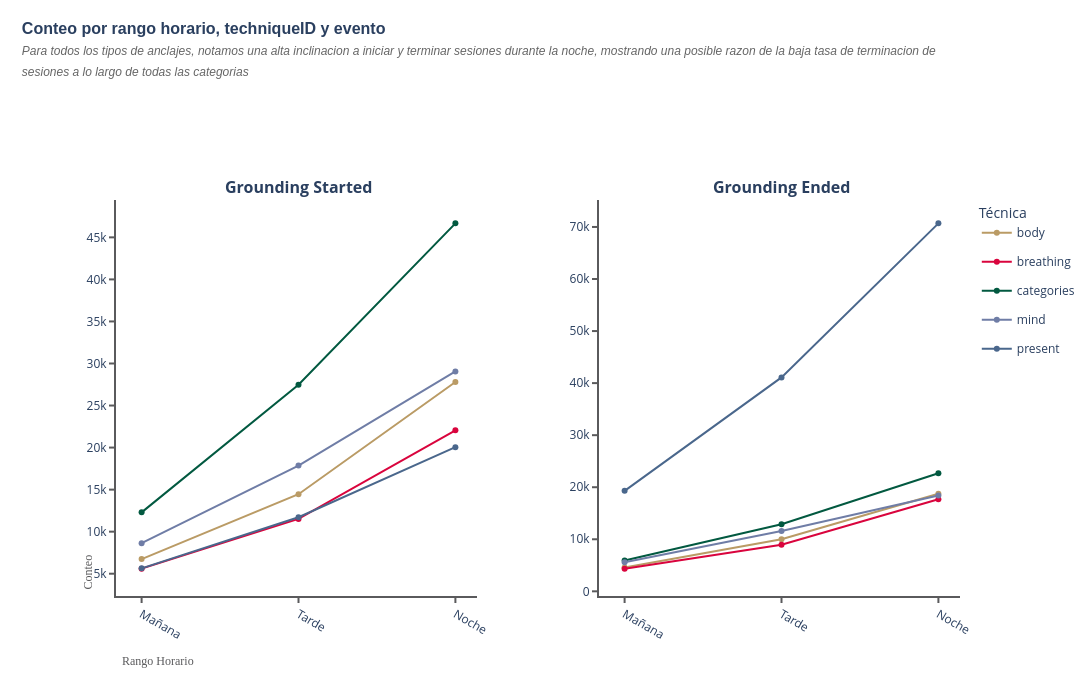

Notebook code for this chart:
### Code cell
#? 5. Exploracion visual de la distribucion de eventos por hora del dia (agregada como manana, tarde o noche) y tipo de evento


#? 5.1 Crear columna time_of_day_range basada en una categorizacion horaria: en este caso vamos a aplicar con un .apply en lugar de una seleccion de tipo numpy dado qeu
#? la cantidad de datos que tenemos no es muy grande y no buscamos velocidad de procesamiento
def categorize_time_of_day(hour):
    if 6 <= hour < 12:
        return 'Mañana'
    elif 12 <= hour < 19:
        return 'Tarde'
    else:
        return 'Noche'

#? 5.2 Creamos la columna en base de un apply a la hora
data_cleaned['time_of_day_range'] = data_cleaned['hora'].apply(categorize_time_of_day)
orden_tiempo = ['Mañana', 'Tarde', 'Noche']


#? 5.3 Definimos una agregacion en base al rango de tiempo del dia junto con technique ID, es decir por cada dia, cada una de las tecnicas.
#? Aplicamos reset_index para eliminar el indice compuesto y convertir todo a columnas
agrupacion_tiempo_tech = (
    data_cleaned.groupby(['time_of_day_range', 'techniqueID'])[['Grounding Started', 'Grounding Ended']]
    .sum()
    .reset_index()
)


#? 5.4 Definimos el area de trabajo
events = ['Grounding Started', 'Grounding Ended']
fig = make_subplots(
    rows=1, cols=2,
    subplot_titles=[f'<b>{e}</b>' for e in events],
    horizontal_spacing=0.15
)

techniques = agrupacion_tiempo_tech['techniqueID'].unique()
shown_legends = set()

#? 5.5 Iteramos sobre todos los eventos
for col_idx, event in enumerate(events, start=1):

    #? 5.5.1 Iteramos sobre todas las tecnicas
    for tech in techniques:

        #? 5.5.2 Tomamos la data de cada una de las tecnicas en base al dataset original sin agregaciones multiindicie. Aqui le decimos que el indice sigue siendo el time_of_day_range que
        #? se obtuvo del paso 5.2 y que lo vuelva a ordenar dado que las tecnicas se ordenaron en un inicio por tiempo, pero al filtrar no nos aseguaramos que esten en e orden aropiado
        tech_data = (agrupacion_tiempo_tech[agrupacion_tiempo_tech['techniqueID'] == tech]
                     .set_index('time_of_day_range')
                     .reindex(orden_tiempo)
                     .reset_index())

        #? Mostramos solo la leyenda que no se encuentre ya en la figura
        show_legend = tech not in shown_legends
        shown_legends.add(tech)

        #? 5.5.3 Mostramos una traza por cada combinacion de time of day, evento y por cada categoria
        fig.add_trace(
            go.Scatter(
                x=tech_data['time_of_day_range'],
                y=tech_data[event],
                mode='lines+markers',
                name=tech,
                legendgroup=tech,
                showlegend=show_legend,
                line=dict(color=TECHNIQUE_COLORS.get(tech)),
                hovertemplate=f"%{{x}}<br>Eventos: %{{y:,.0f}}<br>Técnica: {tech}<extra></extra>"
            ),
            row=1, col=col_idx
        )

#? 5.6 Aplicamos el estilo de la dashboard general
apply_dashboard_theme(
    fig,
    'Conteo por rango horario, techniqueID y evento',
    'Para todos los tipos de anclajes, notamos una alta inclinacion a iniciar y terminar sesiones durante la noche, mostrando una posible razon de la baja tasa de terminacion de <br>sesiones a lo largo de todas las categorias',
    height=680,
)
apply_dashboard_axes(fig, x_label='Rango Horario', y_label='Conteo', x_axis_label_distance=-0.2, y_axis_label_distance=-0.05)
fig.update_layout(legend_title='Técnica', hovermode='closest')
fig.show()

### Figure 1 — Plotly figure (JSON) as saved in the notebook; plotly's stock layout.template omitted (floating-point values rounded to 4 significant figures)
{"data": [{"hovertemplate": "%{x}<br>Eventos: %{y:,.0f}<br>Técnica: body<extra></extra>", "legendgroup": "body", "line": {"color": "#BA9B65"}, "mode": "lines+markers", "name": "body", "showlegend": true, "x": ["Mañana", "Tarde", "Noche"], "y": [6736, 14453, 27800], "type": "scatter", "xaxis": "x", "yaxis": "y"}, {"hovertemplate": "%{x}<br>Eventos: %{y:,.0f}<br>Técnica: breathing<extra></extra>", "legendgroup": "breathing", "line": {"color": "#D9043D"}, "mode": "lines+markers", "name": "breathing", "showlegend": true, "x": ["Mañana", "Tarde", "Noche"], "y": [5601, 11513, 22059], "type": "scatter", "xaxis": "x", "yaxis": "y"}, {"hovertemplate": "%{x}<br>Eventos: %{y:,.0f}<br>Técnica: categories<extra></extra>", "legendgroup": "categories", "line": {"color": "#025940"}, "mode": "lines+markers", "name": "categories", "showlegend": true, "x": ["Mañana", "Tarde", "Noche"], "y": [12297, 27470, 46666], "type": "scatter", "xaxis": "x", "yaxis": "y"}, {"hovertemplate": "%{x}<br>Eventos: %{y:,.0f}<br>Técnica: mind<extra></extra>", "legendgroup": "mind", "line": {"color": "#6F7DA6"}, "mode": "lines+markers", "name": "mind", "showlegend": true, "x": ["Mañana", "Tarde", "Noche"], "y": [8630, 17854, 29055], "type": "scatter", "xaxis": "x", "yaxis": "y"}, {"hovertemplate": "%{x}<br>Eventos: %{y:,.0f}<br>Técnica: present<extra></extra>", "legendgroup": "present", "line": {"color": "#4A678C"}, "mode": "lines+markers", "name": "present", "showlegend": true, "x": ["Mañana", "Tarde", "Noche"], "y": [5635, 11719, 20048], "type": "scatter", "xaxis": "x", "yaxis": "y"}, {"hovertemplate": "%{x}<br>Eventos: %{y:,.0f}<br>Técnica: body<extra></extra>", "legendgroup": "body", "line": {"color": "#BA9B65"}, "mode": "lines+markers", "name": "body", "showlegend": false, "x": ["Mañana", "Tarde", "Noche"], "y": [4556, 10001, 18736], "type": "scatter", "xaxis": "x2", "yaxis": "y2"}, {"hovertemplate": "%{x}<br>Eventos: %{y:,.0f}<br>Técnica: breathing<extra></extra>", "legendgroup": "breathing", "line": {"color": "#D9043D"}, "mode": "lines+markers", "name": "breathing", "showlegend": false, "x": ["Mañana", "Tarde", "Noche"], "y": [4355, 8964, 17700], "type": "scatter", "xaxis": "x2", "yaxis": "y2"}, {"hovertemplate": "%{x}<br>Eventos: %{y:,.0f}<br>Técnica: categories<extra></extra>", "legendgroup": "categories", "line": {"color": "#025940"}, "mode": "lines+markers", "name": "categories", "showlegend": false, "x": ["Mañana", "Tarde", "Noche"], "y": [5923, 12892, 22682], "type": "scatter", "xaxis": "x2", "yaxis": "y2"}, {"hovertemplate": "%{x}<br>Eventos: %{y:,.0f}<br>Técnica: mind<extra></extra>", "legendgroup": "mind", "line": {"color": "#6F7DA6"}, "mode": "lines+markers", "name": "mind", "showlegend": false, "x": ["Mañana", "Tarde", "Noche"], "y": [5600, 11581, 18399], "type": "scatter", "xaxis": "x2", "yaxis": "y2"}, {"hovertemplate": "%{x}<br>Eventos: %{y:,.0f}<br>Técnica: present<extra></extra>", "legendgroup": "present", "line": {"color": "#4A678C"}, "mode": "lines+markers", "name": "present", "showlegend": false, "x": ["Mañana", "Tarde", "Noche"], "y": [19302, 41102, 70694], "type": "scatter", "xaxis": "x2", "yaxis": "y2"}], "layout": {"xaxis": {"anchor": "y", "domain": [0.0, 0.425], "showgrid": false, "title": {"text": ""}, "showline": true, "linewidth": 2, "linecolor": "#5A5A5C", "tickangle": 30, "ticks": "outside", "tickwidth": 2, "tickcolor": "#5A5A5C"}, "yaxis": {"anchor": "x", "domain": [0.0, 1.0], "showgrid": false, "title": {"text": ""}, "showline": true, "linewidth": 2, "linecolor": "#5A5A5C", "ticks": "outside", "tickwidth": 2, "tickcolor": "#5A5A5C"}, "xaxis2": {"anchor": "y2", "domain": [0.575, 1.0], "showgrid": false, "title": {"text": ""}, "showline": true, "linewidth": 2, "linecolor": "#5A5A5C", "tickangle": 30, "ticks": "outside", "tickwidth": 2, "tickcolor": "#5A5A5C"}, "yaxis2": {"anchor": "x2", "domain": [0.0, 1.0], "showgrid": false, "title": {"text": ""}, "showline": true, "linewidth": 2, "linecolor": "#5A5A5C", "ticks": "outside", "tickwidth": 2, "tickcolor": "#5A5A5C"}, "annotations": [{"font": {"size": 16}, "showarrow": false, "text": "<b>Grounding Started</b>", "x": 0.2125, "xanchor": "center", "xref": "paper", "y": 1.0, "yanchor": "bottom", "yref": "paper"}, {"font": {"size": 16}, "showarrow": false, "text": "<b>Grounding Ended</b>", "x": 0.7875, "xanchor": "center", "xref": "paper", "y": 1.0, "yanchor": "bottom", "yref": "paper"}, {"font": {"color": "#5A5A5C", "family": "Arial Black", "size": 12}, "showarrow": false, "text": "Rango Horario", "x": 0, "xanchor": "left", "xref": "paper", "y": -0.2, "yanchor": "bottom", "yref": "paper"}, {"font": {"color": "#5A5A5C", "family": "Arial Black", "size": 12}, "showarrow": false, "text": "Conteo", "textangle": -90, "x": -0.05, "xanchor": "left", "xref": "paper", "y": 0, "yanchor": "bottom", "yref": "paper"}], "title": {"font": {"size": 16, "family": "Arial"}, "text": "<b>Conteo por rango horario, techniqueID y evento</b><br><i><span style='font-size:12px;font-weight:200;color:#666'>Para todos los tipos de anclajes, notamos una alta inclinacion a iniciar y terminar sesiones durante la noche, mostrando una posible razon de la baja tasa de terminacion de <br>sesiones a lo largo de todas las categorias</span></i>", "x": 0.02, "xanchor": "left", "y": 0.95}, "margin": {"l": 120, "r": 120, "b": 70, "t": 200, "pad": 4}, "autosize": false, "width": 1200, "height": 680, "paper_bgcolor": "rgba(0,0,0,0)", "plot_bgcolor": "rgba(0,0,0,0)", "legend": {"title": {"text": "Técnica"}}, "hovermode": "closest"}}
